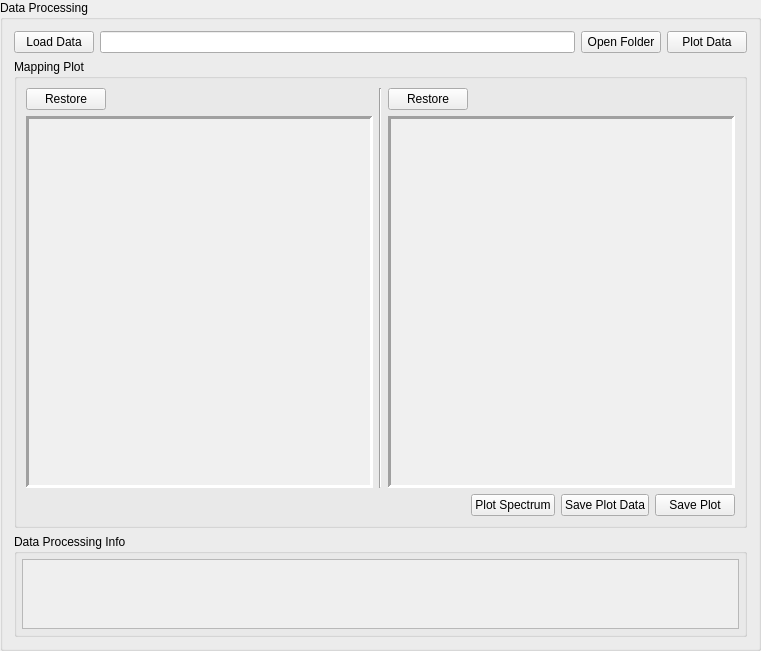
           <widget class="QGroupBox" name="groupBox_2">
            <property name="geometry">
             <rect>
              <x>300</x>
              <y>600</y>
              <width>761</width>
              <height>651</height>
             </rect>
            </property>
            <property name="title">
             <string>Data Processing</string>
            </property>
            <layout class="QVBoxLayout" name="verticalLayout_9">
             <item>
              <layout class="QHBoxLayout" name="horizontalLayout_9">
               <item>
                <widget class="QPushButton" name="load_data_btn">
                 <property name="text">
                  <string>Load Data</string>
                 </property>
                 <property name="icon">
                  <iconset resource="resources.qrc">
                   <normaloff>:/my_icons/images/icons/download.svg</normaloff>:/my_icons/images/icons/download.svg</iconset>
                 </property>
                 <property name="iconSize">
                  <size>
                   <width>20</width>
                   <height>30</height>
                  </size>
                 </property>
                </widget>
               </item>
               <item>
                <widget class="QLineEdit" name="transformed_data_ledit"/>
               </item>
               <item>
                <widget class="QPushButton" name="open_transformed_data_folder_btn">
                 <property name="text">
                  <string>Open Folder</string>
                 </property>
                 <property name="icon">
                  <iconset resource="resources.qrc">
                   <normaloff>:/my_icons/images/icons/open_folder.svg</normaloff>:/my_icons/images/icons/open_folder.svg</iconset>
                 </property>
                 <property name="iconSize">
                  <size>
                   <width>20</width>
                   <height>30</height>
                  </size>
                 </property>
                </widget>
               </item>
               <item>
                <widget class="QPushButton" name="plot_data_btn">
                 <property name="text">
                  <string>Plot Data</string>
                 </property>
                 <property name="icon">
                  <iconset resource="resources.qrc">
                   <normaloff>:/my_icons/images/icons/plot.svg</normaloff>:/my_icons/images/icons/plot.svg</iconset>
                 </property>
                 <property name="iconSize">
                  <size>
                   <width>20</width>
                   <height>30</height>
                  </size>
                 </property>
                </widget>
               </item>
              </layout>
             </item>
             <item>
              <widget class="QGroupBox" name="groupBox_12">
               <property name="title">
                <string>Mapping Plot</string>
               </property>
               <layout class="QVBoxLayout" name="verticalLayout_8">
                <item>
                 <layout class="QHBoxLayout" name="horizontalLayout_8">
                  <item>
                   <layout class="QVBoxLayout" name="verticalLayout_4" stretch="1,10">
                    <item>
                     <layout class="QHBoxLayout" name="horizontalLayout_6">
                      <item>
                       <widget class="QPushButton" name="restore_view_btn">
                        <property name="text">
                         <string>Restore</string>
                        </property>
                        <property name="icon">
                         <iconset resource="resources.qrc">
                          <normaloff>:/my_icons/images/icons/init.svg</normaloff>:/my_icons/images/icons/init.svg</iconset>
                        </property>
                        <property name="iconSize">
                         <size>
                          <width>20</width>
                          <height>25</height>
                         </size>
                        </property>
                       </widget>
                      </item>
                      <item>
                       <spacer name="horizontalSpacer">
                        <property name="orientation">
                         <enum>Qt::Horizontal</enum>
                        </property>
                        <property name="sizeHint" stdset="0">
                         <size>
                          <width>40</width>
                          <height>20</height>
                         </size>
                        </property>
                       </spacer>
                      </item>
                     </layout>
                    </item>
                    <item>
                     <widget class="QFrame" name="graph_frame">
                      <property name="styleSheet">
                       <string notr="true">background-color: rgb(240, 240, 240);</string>
                      </property>
                      <property name="frameShape">
                       <enum>QFrame::Panel</enum>
                      </property>
                      <property name="frameShadow">
                       <enum>QFrame::Sunken</enum>
                      </property>
                      <property name="lineWidth">
                       <number>3</number>
                      </property>
                      <property name="midLineWidth">
                       <number>3</number>
                      </property>
                     </widget>
                    </item>
                   </layout>
                  </item>
                  <item>
                   <widget class="Line" name="line">
                    <property name="orientation">
                     <enum>Qt::Vertical</enum>
                    </property>
                   </widget>
                  </item>
                  <item>
                   <layout class="QVBoxLayout" name="verticalLayout_6" stretch="1,10">
                    <item>
                     <layout class="QHBoxLayout" name="horizontalLayout_7">
                      <item>
                       <widget class="QPushButton" name="restore_view_btn_2">
                        <property name="text">
                         <string>Restore</string>
                        </property>
                        <property name="icon">
                         <iconset resource="resources.qrc">
                          <normaloff>:/my_icons/images/icons/init.svg</normaloff>:/my_icons/images/icons/init.svg</iconset>
                        </property>
                        <property name="iconSize">
                         <size>
                          <width>20</width>
                          <height>25</height>
                         </size>
                        </property>
                       </widget>
                      </item>
                      <item>
                       <spacer name="horizontalSpacer_3">
                        <property name="orientation">
                         <enum>Qt::Horizontal</enum>
                        </property>
                        <property name="sizeHint" stdset="0">
                         <size>
                          <width>40</width>
                          <height>20</height>
                         </size>
                        </property>
                       </spacer>
                      </item>
                     </layout>
                    </item>
                    <item>
                     <widget class="QFrame" name="graph_frame_2">
                      <property name="styleSheet">
                       <string notr="true">background-color: rgb(240, 240, 240);</string>
                      </property>
                      <property name="frameShape">
                       <enum>QFrame::Panel</enum>
                      </property>
                      <property name="frameShadow">
                       <enum>QFrame::Sunken</enum>
                      </property>
                      <property name="lineWidth">
                       <number>3</number>
                      </property>
                      <property name="midLineWidth">
                       <number>3</number>
                      </property>
                     </widget>
                    </item>
                   </layout>
                  </item>
                 </layout>
                </item>
                <item>
                 <layout class="QHBoxLayout" name="horizontalLayout_5">
                  <item>
                   <spacer name="horizontalSpacer_4">
                    <property name="orientation">
                     <enum>Qt::Horizontal</enum>
                    </property>
                    <property name="sizeHint" stdset="0">
                     <size>
                      <width>40</width>
                      <height>20</height>
                     </size>
                    </property>
                   </spacer>
                  </item>
                  <item>
                   <widget class="QPushButton" name="plot_data_btn_2">
                    <property name="text">
                     <string>Plot Spectrum</string>
                    </property>
                    <property name="icon">
                     <iconset resource="resources.qrc">
                      <normaloff>:/my_icons/images/icons/plot.svg</normaloff>:/my_icons/images/icons/plot.svg</iconset>
                    </property>
                    <property name="iconSize">
                     <size>
                      <width>20</width>
                      <height>25</height>
                     </size>
                    </property>
                   </widget>
                  </item>
                  <item>
                   <widget class="QPushButton" name="save_plot_data_btn">
                    <property name="text">
                     <string>Save Plot Data</string>
                    </property>
                    <property name="icon">
                     <iconset resource="resources.qrc">
                      <normaloff>:/my_icons/images/icons/save.svg</normaloff>:/my_icons/images/icons/save.svg</iconset>
                    </property>
                    <property name="iconSize">
                     <size>
                      <width>20</width>
                      <height>25</height>
                     </size>
                    </property>
                   </widget>
                  </item>
                  <item>
                   <widget class="QPushButton" name="save_plot_btn">
                    <property name="text">
                     <string>Save Plot</string>
                    </property>
                    <property name="icon">
                     <iconset resource="resources.qrc">
                      <normaloff>:/my_icons/images/icons/picture.svg</normaloff>:/my_icons/images/icons/picture.svg</iconset>
                    </property>
                    <property name="iconSize">
                     <size>
                      <width>20</width>
                      <height>25</height>
                     </size>
                    </property>
                   </widget>
                  </item>
                 </layout>
                </item>
               </layout>
              </widget>
             </item>
             <item>
              <widget class="QGroupBox" name="groupBox_11">
               <property name="title">
                <string>Data Processing Info</string>
               </property>
               <layout class="QGridLayout" name="gridLayout_6">
                <property name="leftMargin">
                 <number>5</number>
                </property>
                <property name="topMargin">
                 <number>5</number>
                </property>
                <property name="rightMargin">
                 <number>5</number>
                </property>
                <property name="bottomMargin">
                 <number>5</number>
                </property>
                <item row="0" column="0">
                 <widget class="QScrollArea" name="data_processing_scroll">
                  <property name="sizePolicy">
                   <sizepolicy hsizetype="Minimum" vsizetype="Minimum">
                    <horstretch>0</horstretch>
                    <verstretch>0</verstretch>
                   </sizepolicy>
                  </property>
                  <property name="widgetResizable">
                   <bool>true</bool>
                  </property>
                  <widget class="QWidget" name="scrollAreaWidgetContents_3">
                   <property name="geometry">
                    <rect>
                     <x>0</x>
                     <y>0</y>
                     <width>723</width>
                     <height>73</height>
                    </rect>
                   </property>
                   <layout class="QVBoxLayout" name="verticalLayout_24">
                    <item>
                     <widget class="QLabel" name="data_processing_msg">
                      <property name="text">
                       <string/>
                      </property>
                     </widget>
                    </item>
                   </layout>
                  </widget>
                 </widget>
                </item>
               </layout>
              </widget>
             </item>
            </layout>
           </widget>
